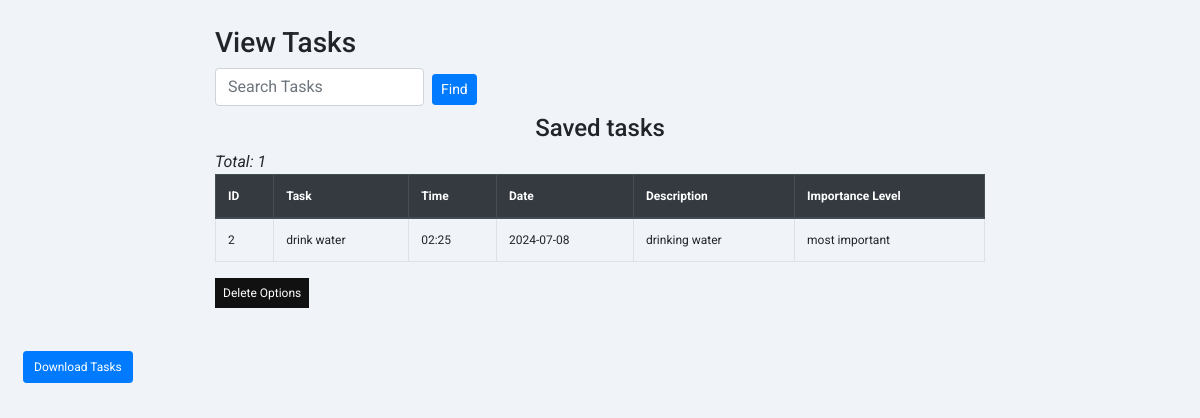
The page /view_task/ on the database its author committed.
### tasks/models.py (models this page shows, shortened)
class Tasks(models.Model):
    task = models.TextField()
    time = models.TextField()
    date = models.TextField()
    description = models.TextField()
    select = models.TextField()

### pri/views.py (the view)
# urls.py: path('view_task/', views.view_task, name='view_task'),
def view_task(request):
    data = Tasks.objects.all()
    if request.method == 'GET':
        task_search = request.GET.get('task_search')
        if task_search != None:
            data = Tasks.objects.filter(task__icontains=task_search)
    return render(request, 'view_task.html', {'data': data})

### templates/view_task.html (shortened to what this page needs)
<!DOCTYPE html>
<html lang="en">
<head>
    <link rel="stylesheet" href="https://stackpath.bootstrapcdn.com/bootstrap/4.5.2/css/bootstrap.min.css">
</head>
<body>
    <div class="container mt-3">
        <h3>View Tasks</h3>
        <section>
            <form method="get" class="form-inline mb-2">
                <input type="text" name="task_search" class="form-control mr-2" placeholder="Search Tasks">
                <button type="submit" class="btn btn-primary btn-sm">Find</button>
            </form>
        </section>
        <div class="row">
            <div class="col-md-12">
                <h4 class="text-center">Saved tasks</h4>
                <em>Total: {{ data|length }}</em>
                <table class="table table-bordered table-hover">
                    <thead class="thead-dark">
                        <tr>
                            <th>ID</th>
                            <th>Task</th>
                            <th>Time</th>
                            <th>Date</th>
                            <th>Description</th>
                            <th>Importance Level</th>
                        </tr>
                    </thead>
                    <tbody>
                        {% for task in data %}
                            <tr>
                                <td>{{ task.id }}</td>
                                <td>{{ task.task }}</td>
                                <td>{{ task.time }}</td>
                                <td>{{ task.date }}</td>
                                <td>{{ task.description }}</td>
                                <td>{{ task.select }}</td>
                            </tr>
                        {% empty %}
                            <tr>
                                <td colspan="6">No data found!</td>
                            </tr>
                        {% endfor %}
                    </tbody>
                </table>
                <button class="openbtn" onclick="openNav()">Delete Options</button>
            </div>
        </div>
    </div>
    <br>
    <section class="btn">
        <a href="{% url 'download_task' %}">
            <button type="submit" class="btn btn-primary btn-sm">Download Tasks</button>
        </a>
    </section>
</body>
</html>

### templates/view_task.html (style rules this page uses)
body { font-family: 'Roboto', sans-serif; background-color: #f0f4f8; margin: 0; padding: 10px; }
.openbtn { font-size: 12px; cursor: pointer; background-color: #111; color: white; padding: 6px 8px; border: none; }
.container { max-width: 800px; }
table { width: 100%; border-collapse: collapse; font-size: 12px; margin-bottom: 10px; }
table th, table td { padding: 6px; text-align: left; border-bottom: 1px solid #ddd; }
table th { background-color: #343a40; color: #fff; }
.btn { margin-top: 6px; }
.btn button { font-size: 12px; padding: 6px 10px; }

### rows shown on the page
Tasks: id "2", task "drink water", time "02:25", date "2024-07-08", description "drinking water", select "most important"

### other values the page prints
{{ data|length }} "1"
